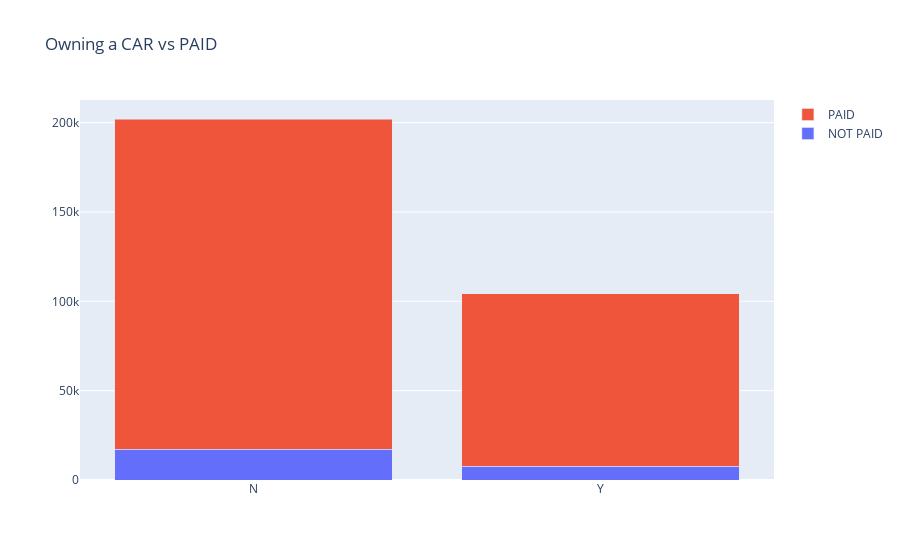
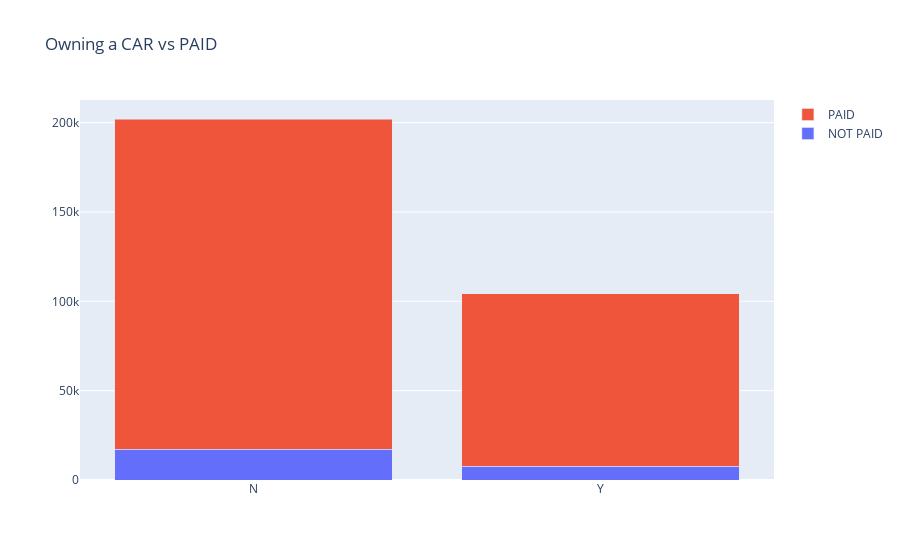

Write notebook code for charts like these, in order.
### Code cell
grade = pd.DataFrame(application_data['FLAG_OWN_CAR'].value_counts()).reset_index()
grade.columns = ['contract_type', 'count']
grade = grade.reset_index().drop('index', axis=1)

acc2 = application_data.groupby('FLAG_OWN_CAR').TARGET.sum()
acc2.columns = ['approved', 'count']
acc2 = acc2.reset_index()

acc2.sort_values('TARGET', ascending =False, inplace = True)
acc2.reset_index(inplace = True)
acc2.drop('index', axis = 1)

acc2['accepted'] = grade['count'] - acc2['TARGET']
acc2.drop('index', axis = 1)

trace1 = go.Bar(
    x=grade['contract_type'],
    y=acc2['TARGET'],
    name='NOT PAID'
)
trace2 = go.Bar(
    x=grade['contract_type'],
    y=acc2['accepted'],
    name='PAID'
)

data2 = [trace1, trace2]
layout = go.Layout(
    barmode='stack',
    title = 'Owning a CAR vs PAID'
)

fig = go.Figure(data=data2, layout=layout)
py.iplot(fig, filename='stacked-bar')
fig.show()

### Figure 1 — Plotly figure (JSON) as saved in the notebook; plotly's stock layout.template omitted (floating-point values rounded to 4 significant figures)
{"data": [{"name": "NOT PAID", "type": "bar", "x": ["N", "Y"], "y": [17195, 7560]}, {"name": "PAID", "type": "bar", "x": ["N", "Y"], "y": [184842, 96609]}], "layout": {"barmode": "stack", "title": {"text": "Owning a CAR vs PAID"}}}

### Figure 2 — Plotly figure (JSON) as saved in the notebook; plotly's stock layout.template omitted (floating-point values rounded to 4 significant figures)
{"data": [{"name": "NOT PAID", "type": "bar", "x": ["N", "Y"], "y": [17195, 7560]}, {"name": "PAID", "type": "bar", "x": ["N", "Y"], "y": [184842, 96609]}], "layout": {"barmode": "stack", "title": {"text": "Owning a CAR vs PAID"}}}
